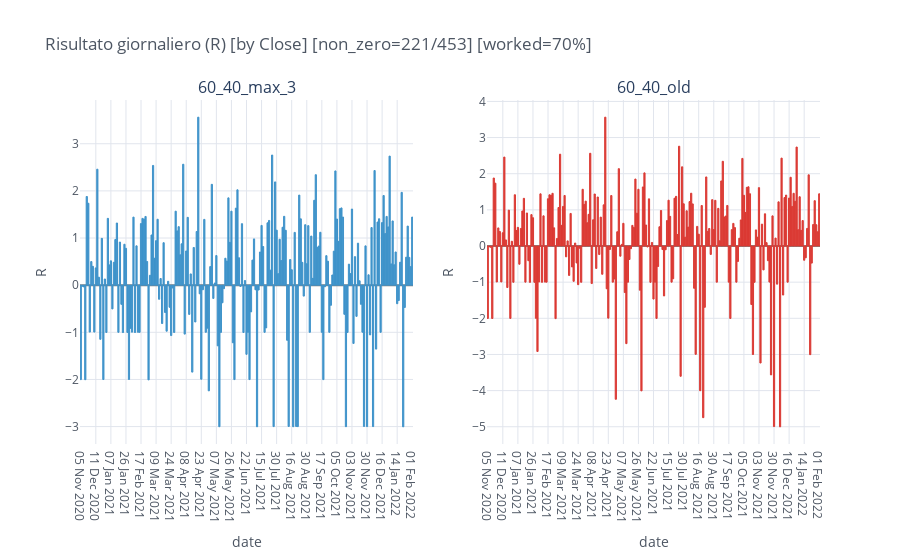

Source (notebook cell):
### Code cell
df = merged.groupby(pd.Grouper(freq='D')).sum()
df = df[df!=0].dropna(how='all').reset_index()
n_days = (df.iloc[-1, 0] - df.iloc[0, 0]).days
df['close'] = df.close.dt.strftime('%d %b %Y')
df.iplot(kind='bar', x='close', opacity=1, yTitle='R', zerolinecolor='grey', subplots=True, subplot_titles=['60_40_max_3', '60_40_old'],
         title=f'Risultato giornaliero (R) [by Close] [non_zero={len(df)}/{n_days}] [worked={len(df)/(n_days*.7):.0%}]',
         colors=cf_colors, xTitle='date', legend=False)

### Figure 1 — Plotly figure (JSON) as saved in the notebook; plotly's stock layout.template omitted (floating-point values rounded to 4 significant figures; data arrays with more than 128 entries replaced by an {"elided": "..."} marker saying what was removed)
{"data": [{"marker": {"color": "rgba(63, 147, 202, 1)", "line": {"color": "rgba(63, 147, 202, 1.0)", "width": 1}}, "name": "result_60_40_max_3", "orientation": "v", "text": "", "type": "bar", "x": {"elided": "221 str values"}, "xaxis": "x", "y": {"elided": "221 float values"}, "yaxis": "y"}, {"marker": {"color": "rgba(219, 58, 52, 1)", "line": {"color": "rgba(219, 58, 52, 1.0)", "width": 1}}, "name": "result_60_40_old", "orientation": "v", "text": "", "type": "bar", "x": {"elided": "221 str values"}, "xaxis": "x2", "y": {"elided": "221 float values"}, "yaxis": "y2"}], "layout": {"annotations": [{"font": {"size": 16}, "showarrow": false, "text": "60_40_max_3", "x": 0.225, "xanchor": "center", "xref": "paper", "y": 1.0, "yanchor": "bottom", "yref": "paper"}, {"font": {"size": 16}, "showarrow": false, "text": "60_40_old", "x": 0.775, "xanchor": "center", "xref": "paper", "y": 1.0, "yanchor": "bottom", "yref": "paper"}], "legend": {"bgcolor": "#FFFFFF", "font": {"color": "#4D5663"}}, "paper_bgcolor": "#FFFFFF", "plot_bgcolor": "#FFFFFF", "showlegend": false, "title": {"font": {"color": "#4D5663"}, "text": "Risultato giornaliero (R) [by Close] [non_zero=221/453] [worked=70%]"}, "xaxis": {"anchor": "y", "domain": [0.0, 0.45], "gridcolor": "#E1E5ED", "showgrid": true, "tickfont": {"color": "#4D5663"}, "title": {"font": {"color": "#4D5663"}, "text": "date"}, "zerolinecolor": "grey"}, "xaxis2": {"anchor": "y2", "domain": [0.55, 1.0], "gridcolor": "#E1E5ED", "showgrid": true, "tickfont": {"color": "#4D5663"}, "title": {"font": {"color": "#4D5663"}, "text": "date"}, "zerolinecolor": "grey"}, "yaxis": {"anchor": "x", "domain": [0.0, 1.0], "gridcolor": "#E1E5ED", "showgrid": true, "tickfont": {"color": "#4D5663"}, "title": {"font": {"color": "#4D5663"}, "text": "R"}, "zerolinecolor": "grey"}, "yaxis2": {"anchor": "x2", "domain": [0.0, 1.0], "gridcolor": "#E1E5ED", "showgrid": true, "tickfont": {"color": "#4D5663"}, "title": {"font": {"color": "#4D5663"}, "text": "R"}, "zerolinecolor": "grey"}}}
